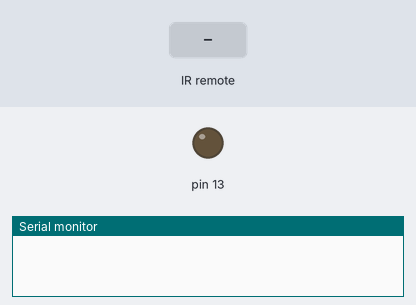
A sketch run on a simulated Arduino Uno, built with avr-gcc and run on an emulated ATmega328P. Parts: output pins drawn as LEDs (lit = HIGH), the last lines printed to the serial monitor. The test bench sets the inputs (shaded band).

Above: at 1.2 s.
1.3 s: infrared code 0xFFA25D received
At 1.9 s:
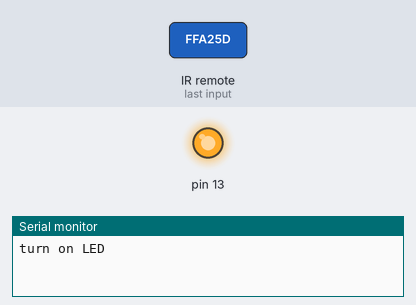
2.8 s: infrared code 0xFF629D received
At 4.2 s:
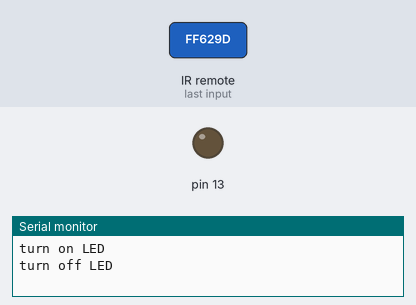
Timing chart, 0 to 5.8 s (numbered marks = the images above; inputs shaded):
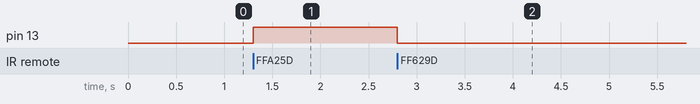

The sketch:

IRrecvDemo.ino
```cpp
//www.elegoo.com
//2016.06.13

#include <IRremote.h>

int RECV_PIN = 11;

IRrecv irrecv(RECV_PIN);

decode_results results;

void setup()
{
  Serial.begin(9600);
  irrecv.enableIRIn(); //初始化红外遥控
  pinMode(13,1);
}

void loop() {
  if (irrecv.decode(&results)) {
if(results.value==16753245)      //确认接收到的第一排按键1的编码，此码是预先读出来的按键编码。
  {
  digitalWrite(13,1);                //点亮LED
   Serial.println("turn on LED"); //串口显示开灯
  }
  else if(results.value==16736925)   //确认接收到的第一排按键2的编码
  {
   digitalWrite(13,0);            //熄灭LED
    Serial.println("turn off LED");    //串口显示关灯
  }
    irrecv.resume(); // 接收下一个值
  }
}
```

Measured:
- after the input at 1.3 s, pin 13: LOW → HIGH at once
- after the input at 2.8 s, pin 13: HIGH → LOW at once
